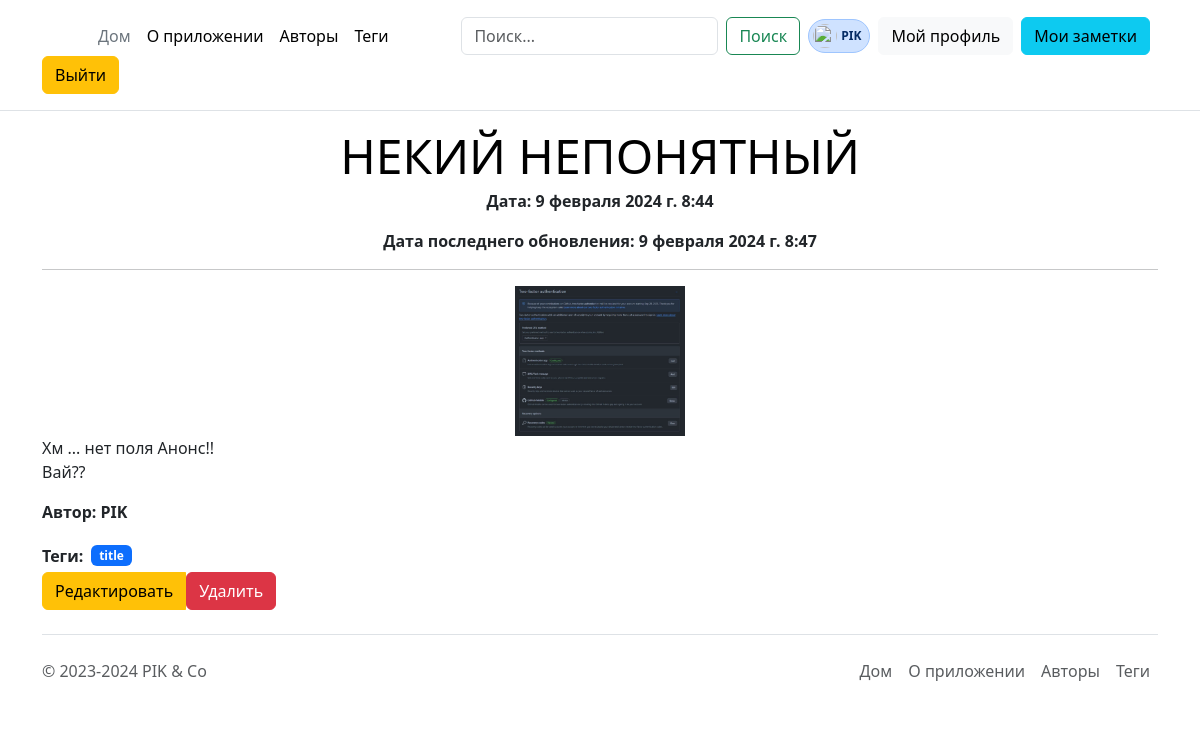
The page /note/a73ecc1a-d798-48c0-a3f1-f36976f462b6 (signed in) on the database as committed earlier.
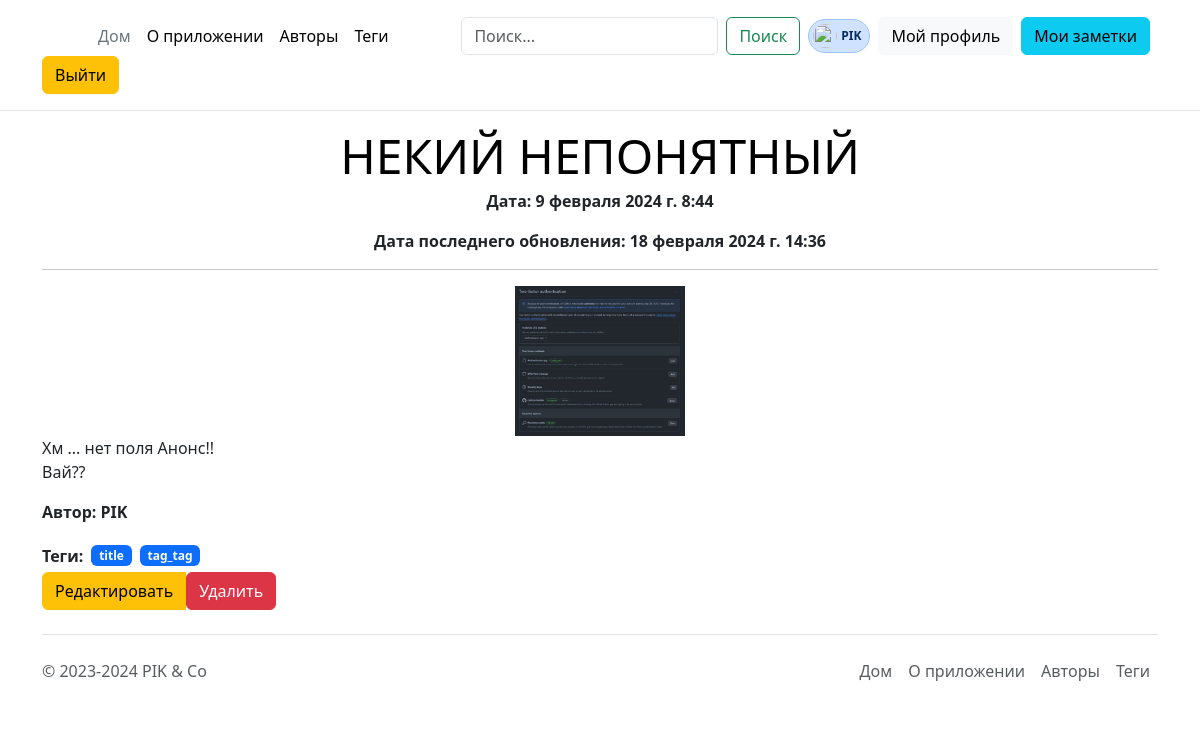
The same page on the database as committed later.
### notes/models.py (models this page shows, shortened)
class Note(models.Model):
    uuid = models.UUIDField(primary_key=True, default=uuid.uuid4, editable=False)
    title = models.CharField(max_length=255, verbose_name="Заголовок", help_text="Не более 255 символов")
    anons = models.CharField(max_length=255, verbose_name="Анонс", help_text="Не более 255 символов")
    content = models.TextField(verbose_name="Содержание заметки")
    created_at = models.DateTimeField(auto_now_add=True)
    mod_time = models.DateTimeField(null=True, blank=True, auto_now=True, db_index=True)
    image = models.ImageField(upload_to=upload_to, null=True, blank=True, verbose_name="Превью")
    tags = models.ManyToManyField(Tag, related_name="notes", verbose_name="Теги")
    user = models.ForeignKey(get_user_model(), on_delete=models.CASCADE, verbose_name="Владелец")
    objects = models.Manager()  # Он подключается к базе.
    class Meta:
        ordering = ['-mod_time']  # Сортировка по умолчанию.
        indexes = [
            models.Index(fields=("created_at",), name="created_at_index"),
            models.Index(fields=("mod_time",), name="mod_at_index")
        ]

class Tag(models.Model):
    name = models.CharField(max_length=50, unique=True)
    objects = models.Manager()  # Он подключается к базе.
    def __str__(self):
        return self.name

### user/models.py (models this page shows)
class User(AbstractUser):
    phone = models.CharField(max_length=11, null=True, blank=True)
    country = models.CharField(max_length=20, null=True, blank=True)
    class Meta:
        db_table = "users"

### notes/views.py (the view)
# urls.py: path('<uuid:note_uuid>', views.show_note_view, name='note'),
def show_note_view(request: WSGIRequest, note_uuid):
    try:
        note = Note.objects.get(uuid=note_uuid)  #
        tags = Note.objects.get(uuid=note_uuid).tags.all()
        print(tags)
    except Note.DoesNotExist:
        raise Http404
    return render(request, "note/note.html", {"note": note, "tags": tags})

### notes/templates/note/note.html (shortened to what this page needs)
{% extends 'base.html' %}
{% block content %}
    <div class="container">
        <div class="text-center">
            <h2 class="display-5 link-body-emphasis mb-1">{{ note.title | upper }}</h2>
            <p class="blog-post-meta"><b>Дата: {{ note.created_at }}</b></p>
            {% if note.mod_time %}
              <p class="blog-post-meta"><b>Дата последнего обновления: {{ note.mod_time }}</b></p>
            {% endif %}
        </div>
        <hr>
        {% if note.image %}
            <div class="d-flex justify-content-center">
                <img style="max-height: 150px;" src="{{ note.image.url }}">
            </div>
        {% endif %}
        <div>{{ note.content | safe | linebreaks }}</div>
        <p><b>Автор: {{ note.user }}</b></p>
        {% if tags|length > 0 %}
          <div class="d-flex align-items-center py-1">
            <b class="me-2">Теги:</b>
            {% for tag in tags %}
                 <a class="nav-link badge text-bg-primary me-2" href="{% url 'tag_notes' tag %}">{{ tag }}</a>
            {% endfor %}
          </div>
        {% else %}
          <p class="badge text-bg-info me-2">Заметка без тегов</p>
        {% endif %}
    {% if user.is_authenticated and note.user.username == user.username or user.is_anonymous and note.user.username == None %}
        <div class="btn-group" role="group" aria-label="Basic mixed styles example">
            <a href="{% url 'update' note.uuid %}" class="btn btn-warning">Редактировать</a>
            <form action="{% url 'delete' note.uuid %}" method="post">
                <button type="submit" class="btn btn-danger">Удалить</button>
            </form>
        </div>
    {% endif %}
    </div>
{% endblock %}

Rows that differ between the two databases and show on the page:
changed Note "НЕКИЙ НЕПОНЯТНЫЙ": mod_time "9 февраля 2024 г. 8:47" → "18 февраля 2024 г. 14:36"
now on this page (row unchanged): Tag: name "tag_tag"
